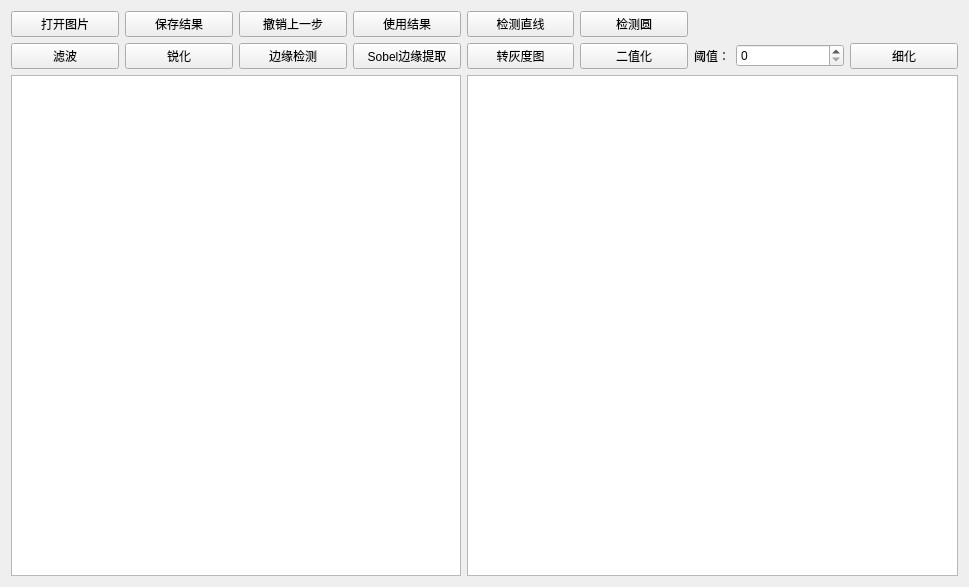
<?xml version="1.0" encoding="UTF-8"?>
<ui version="4.0">
 <class>ImageAlgo</class>
 <widget class="QWidget" name="ImageAlgo">
  <property name="geometry">
   <rect>
    <x>0</x>
    <y>0</y>
    <width>969</width>
    <height>587</height>
   </rect>
  </property>
  <property name="windowTitle">
   <string>图片提取</string>
  </property>
  <layout class="QGridLayout" name="gridLayout">
   <item row="0" column="0">
    <widget class="QPushButton" name="pushButton_openImg">
     <property name="sizePolicy">
      <sizepolicy hsizetype="Minimum" vsizetype="Fixed">
       <horstretch>0</horstretch>
       <verstretch>1</verstretch>
      </sizepolicy>
     </property>
     <property name="text">
      <string>打开图片</string>
     </property>
     <property name="icon">
      <iconset resource="ImageAlgo.qrc">
       <normaloff>:/icons/img_open.png</normaloff>:/icons/img_open.png</iconset>
     </property>
    </widget>
   </item>
   <item row="1" column="0">
    <widget class="QPushButton" name="pushButton_filter">
     <property name="sizePolicy">
      <sizepolicy hsizetype="Minimum" vsizetype="Fixed">
       <horstretch>3</horstretch>
       <verstretch>0</verstretch>
      </sizepolicy>
     </property>
     <property name="text">
      <string>滤波</string>
     </property>
     <property name="icon">
      <iconset resource="ImageAlgo.qrc">
       <normaloff>:/icons/img_filter.png</normaloff>:/icons/img_filter.png</iconset>
     </property>
    </widget>
   </item>
   <item row="1" column="1">
    <widget class="QPushButton" name="pushButton_sharpen">
     <property name="sizePolicy">
      <sizepolicy hsizetype="Minimum" vsizetype="Fixed">
       <horstretch>3</horstretch>
       <verstretch>0</verstretch>
      </sizepolicy>
     </property>
     <property name="text">
      <string>锐化</string>
     </property>
     <property name="icon">
      <iconset resource="ImageAlgo.qrc">
       <normaloff>:/icons/img_sharpen.png</normaloff>:/icons/img_sharpen.png</iconset>
     </property>
    </widget>
   </item>
   <item row="1" column="2">
    <widget class="QPushButton" name="pushButton_findContours">
     <property name="sizePolicy">
      <sizepolicy hsizetype="Minimum" vsizetype="Fixed">
       <horstretch>3</horstretch>
       <verstretch>0</verstretch>
      </sizepolicy>
     </property>
     <property name="text">
      <string>边缘检测</string>
     </property>
     <property name="icon">
      <iconset resource="ImageAlgo.qrc">
       <normaloff>:/icons/img_edge.png</normaloff>:/icons/img_edge.png</iconset>
     </property>
    </widget>
   </item>
   <item row="1" column="3">
    <widget class="QPushButton" name="pushButton_solbelContours">
     <property name="sizePolicy">
      <sizepolicy hsizetype="Minimum" vsizetype="Fixed">
       <horstretch>3</horstretch>
       <verstretch>0</verstretch>
      </sizepolicy>
     </property>
     <property name="text">
      <string>Sobel边缘提取</string>
     </property>
     <property name="icon">
      <iconset resource="ImageAlgo.qrc">
       <normaloff>:/icons/img_sobelEdge.png</normaloff>:/icons/img_sobelEdge.png</iconset>
     </property>
    </widget>
   </item>
   <item row="1" column="4">
    <widget class="QPushButton" name="pushButton_gray">
     <property name="sizePolicy">
      <sizepolicy hsizetype="Minimum" vsizetype="Fixed">
       <horstretch>3</horstretch>
       <verstretch>0</verstretch>
      </sizepolicy>
     </property>
     <property name="text">
      <string>转灰度图</string>
     </property>
     <property name="icon">
      <iconset resource="ImageAlgo.qrc">
       <normaloff>:/icons/img_gray.png</normaloff>:/icons/img_gray.png</iconset>
     </property>
    </widget>
   </item>
   <item row="1" column="5">
    <widget class="QPushButton" name="pushButton_binary">
     <property name="sizePolicy">
      <sizepolicy hsizetype="Minimum" vsizetype="Fixed">
       <horstretch>3</horstretch>
       <verstretch>0</verstretch>
      </sizepolicy>
     </property>
     <property name="text">
      <string>二值化</string>
     </property>
     <property name="icon">
      <iconset resource="ImageAlgo.qrc">
       <normaloff>:/icons/img_binary.png</normaloff>:/icons/img_binary.png</iconset>
     </property>
    </widget>
   </item>
   <item row="1" column="6">
    <widget class="QLabel" name="label_threshold">
     <property name="sizePolicy">
      <sizepolicy hsizetype="Fixed" vsizetype="Preferred">
       <horstretch>1</horstretch>
       <verstretch>0</verstretch>
      </sizepolicy>
     </property>
     <property name="text">
      <string>阈值：</string>
     </property>
    </widget>
   </item>
   <item row="1" column="7">
    <widget class="QSpinBox" name="spinBox_threshold">
     <property name="sizePolicy">
      <sizepolicy hsizetype="Preferred" vsizetype="Fixed">
       <horstretch>2</horstretch>
       <verstretch>0</verstretch>
      </sizepolicy>
     </property>
     <property name="maximum">
      <number>255</number>
     </property>
    </widget>
   </item>
   <item row="1" column="8">
    <widget class="QPushButton" name="pushButton_thinning">
     <property name="sizePolicy">
      <sizepolicy hsizetype="Minimum" vsizetype="Fixed">
       <horstretch>3</horstretch>
       <verstretch>0</verstretch>
      </sizepolicy>
     </property>
     <property name="text">
      <string>细化</string>
     </property>
     <property name="icon">
      <iconset resource="ImageAlgo.qrc">
       <normaloff>:/icons/img_thinning.png</normaloff>:/icons/img_thinning.png</iconset>
     </property>
    </widget>
   </item>
   <item row="2" column="0" colspan="4">
    <widget class="GraphicsView" name="graphicSource">
     <property name="sizePolicy">
      <sizepolicy hsizetype="Expanding" vsizetype="Expanding">
       <horstretch>12</horstretch>
       <verstretch>0</verstretch>
      </sizepolicy>
     </property>
    </widget>
   </item>
   <item row="2" column="4" colspan="5">
    <widget class="GraphicsView" name="graphicResult">
     <property name="sizePolicy">
      <sizepolicy hsizetype="Expanding" vsizetype="Expanding">
       <horstretch>12</horstretch>
       <verstretch>0</verstretch>
      </sizepolicy>
     </property>
    </widget>
   </item>
   <item row="0" column="1">
    <widget class="QPushButton" name="pushButton_saveResult">
     <property name="text">
      <string>保存结果</string>
     </property>
     <property name="icon">
      <iconset resource="ImageAlgo.qrc">
       <normaloff>:/icons/img_save.png</normaloff>:/icons/img_save.png</iconset>
     </property>
    </widget>
   </item>
   <item row="0" column="2">
    <widget class="QPushButton" name="pushButton_back">
     <property name="text">
      <string>撤销上一步</string>
     </property>
     <property name="icon">
      <iconset resource="ImageAlgo.qrc">
       <normaloff>:/icons/img_back.png</normaloff>:/icons/img_back.png</iconset>
     </property>
    </widget>
   </item>
   <item row="0" column="3">
    <widget class="QPushButton" name="pushButton_insert">
     <property name="text">
      <string>使用结果</string>
     </property>
     <property name="icon">
      <iconset resource="ImageAlgo.qrc">
       <normaloff>:/icons/img_apply.png</normaloff>:/icons/img_apply.png</iconset>
     </property>
    </widget>
   </item>
   <item row="0" column="4">
    <widget class="QPushButton" name="pushButton_houghLine">
     <property name="text">
      <string>检测直线</string>
     </property>
    </widget>
   </item>
   <item row="0" column="5">
    <widget class="QPushButton" name="pushButton_houghCirc">
     <property name="text">
      <string>检测圆</string>
     </property>
    </widget>
   </item>
  </layout>
 </widget>
 <layoutdefault spacing="6" margin="11"/>
 <customwidgets>
  <customwidget>
   <class>GraphicsView</class>
   <extends>QGraphicsView</extends>
   <header>graphicsview.h</header>
  </customwidget>
 </customwidgets>
 <resources>
  <include location="ImageAlgo.qrc"/>
 </resources>
 <connections/>
</ui>
